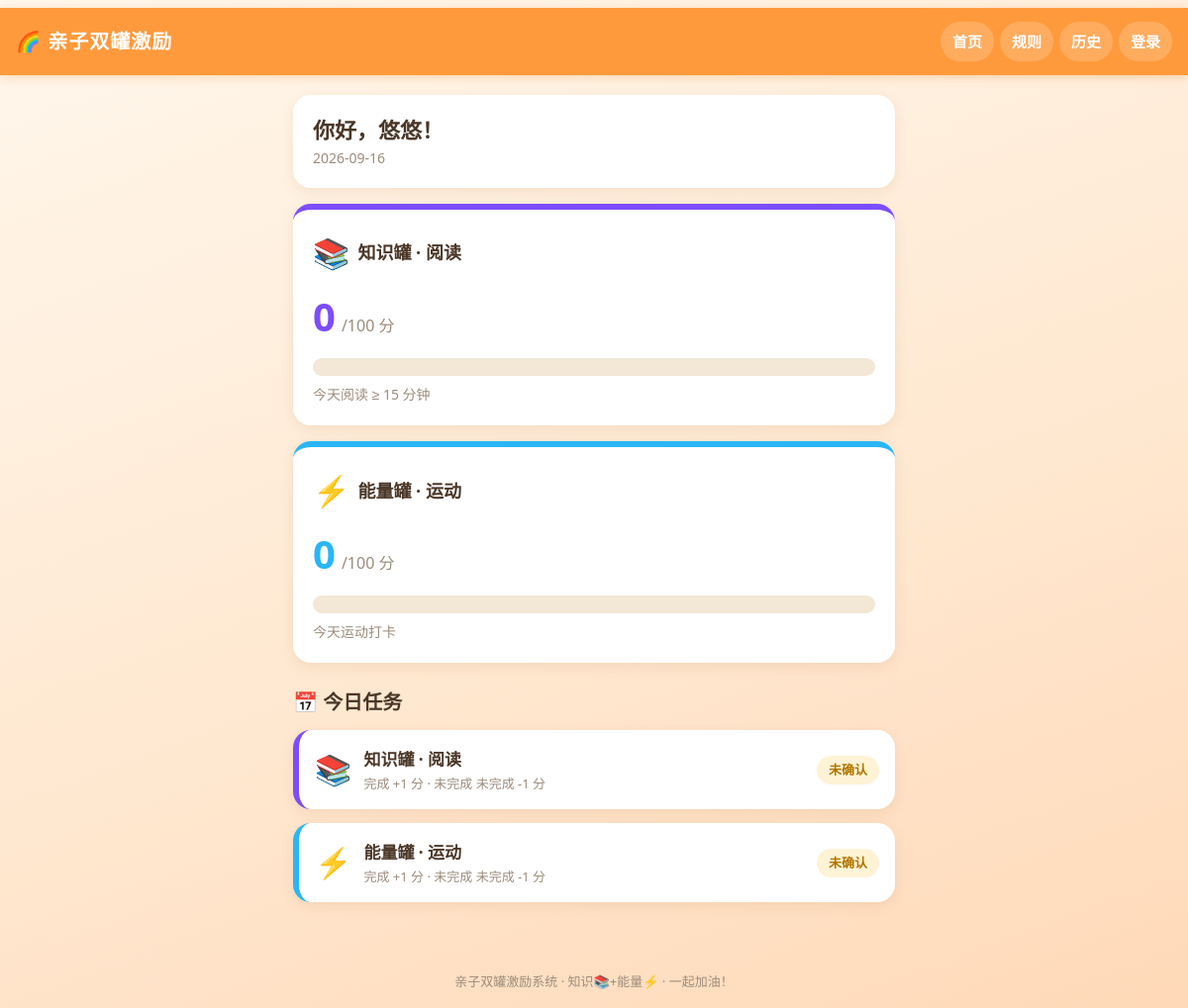
The page / on the database its author committed.
### tables this page shows
CREATE TABLE users (
  id            INTEGER PRIMARY KEY AUTOINCREMENT,
  username      TEXT NOT NULL UNIQUE,
  password_hash TEXT NOT NULL,
  role          TEXT NOT NULL CHECK(role IN ('parent','child')),
  created_at    TEXT NOT NULL DEFAULT (datetime('now','localtime'))
);

CREATE TABLE jars (
  id           INTEGER PRIMARY KEY AUTOINCREMENT,
  user_id      INTEGER NOT NULL REFERENCES users(id),
  jar_type     TEXT NOT NULL CHECK(jar_type IN ('knowledge','energy')),
  balance      INTEGER NOT NULL DEFAULT 0,
  max_balance  INTEGER NOT NULL DEFAULT 100,
  updated_at   TEXT NOT NULL DEFAULT (datetime('now','localtime')),
  UNIQUE(user_id, jar_type)
);

### app.py (the view)
    @app.route("/")
    def index():
        conn = get_db()
        role = session.get("role")
        if role == "parent":
            child_row = conn.execute(
                "SELECT * FROM users WHERE role='child' ORDER BY id LIMIT 1"
            ).fetchone()
            target = child_row
        elif role == "child":
            target = _load_user(session["user_id"])
        else:
            target = conn.execute(
                "SELECT * FROM users WHERE role='child' ORDER BY id LIMIT 1"
            ).fetchone()
        content = build_home(target)
        return render_template("index.html", **content)

### app.py (called while the page is built)
def today_str() -> str:
    return datetime.now().strftime("%Y-%m-%d")

def get_jar(uid: int, jar_type: str):
    row = get_db().execute(
        "SELECT * FROM jars WHERE user_id=? AND jar_type=?", (uid, jar_type)
    ).fetchone()
    if row is None:
        return {"user_id": uid, "jar_type": jar_type, "balance": 0,
                "max_balance": MAX_BALANCE}
    return row

def build_home(target):
    conn = get_db()
    if target is None:
        return {"target": None, "jars": None, "tasks": None,
                "today": today_str(), "status_names": STATUS_NAMES,
                "task_meta": TASK_META, "max_balance": MAX_BALANCE,
                "is_parent": session.get("role") == "parent"}
    date = today_str()
    jars = {jt: get_jar(target["id"], jt) for jt in JAR_TYPES}
    tasks = {}
    for jt in JAR_TYPES:
        t = conn.execute(
            "SELECT * FROM daily_tasks WHERE user_id=? AND task_date=? AND task_type=?",
            (target["id"], date, jt),
        ).fetchone()
        tasks[jt] = t
    return {
        "target": target, "jars": jars, "tasks": tasks, "today": date,
        "status_names": STATUS_NAMES, "task_meta": TASK_META,
        "max_balance": MAX_BALANCE,
        "is_parent": session.get("role") == "parent",
    }

### database.py (called while the page is built)
def connect_db(db_path=None):
    if db_path is None:
        db_path = current_app.config["DATABASE"]
    conn = sqlite3.connect(db_path)
    conn.row_factory = sqlite3.Row
    conn.execute("PRAGMA foreign_keys = ON")
    return conn

def get_db():
    if "db" not in g:
        g.db = connect_db()
    return g.db

### templates/index.html (shortened to what this page needs)
{% extends "base.html" %}
{% block content %}
{% if target is none %}
  <div class="empty-state">
    <div class="empty-emoji">🏆</div>
    <h2>还没有孩子账号</h2>
    <p>请家长先到「管理」页面创建一个孩子账号，然后让孩子登录开始攒分吧！</p>
    <a class="btn btn-primary" href="{{ url_for('parent') }}">去创建孩子账号</a>
  </div>
{% else %}
  <section class="hello-card">
    <h1>你好，{{ target['username'] }}{% if is_parent %}（家长视角·{{ target['username'] }}）{% endif %}！</h1>
    <p class="date-line">{{ today }}</p>
  </section>
  <section class="jar-cards">
    {% for jt in task_meta %}
    {% set jar = jars.get(jt) %}
    <div class="jar-card jar-{{ jt }}">
      <div class="jar-head">
        <span class="jar-emoji">{{ task_meta[jt]['emoji'] }}</span>
        <span class="jar-name">{{ task_meta[jt]['name'] }}</span>
      </div>
      <div class="jar-num">
        <strong>{{ jar['balance'] }}</strong><span class="jar-max">/{{ max_balance }} 分</span>
      </div>
      <div class="jar-bar"><div class="jar-bar-inner" style="width: {{ jar['balance'] * 100 // max_balance }}%"></div></div>
      <p class="jar-desc">{{ task_meta[jt]['desc'] }}</p>
    </div>
    {% endfor %}
  </section>
  <section class="today-tasks">
    <h2>📅 今日任务</h2>
    {% for jt in task_meta %}
    {% set t = tasks.get(jt) %}
    <div class="task-card task-{{ jt }}">
      <div class="task-line">
        <span class="task-emoji">{{ task_meta[jt]['emoji'] }}</span>
        <div class="task-info">
          <div class="task-title">{{ task_meta[jt]['name'] }}</div>
          <div class="task-reward">{{ task_meta[jt]['reward_desc'] }} · 未完成 {{ task_meta[jt]['penalty_desc'] }}</div>
        </div>
        {% if t %}
          <span class="status-badge status-{{ t['status'] }}">{{ status_names[t['status']] }}</span>
        {% else %}
          <span class="status-badge status-pending">未确认</span>
        {% endif %}
      </div>
    </div>
    {% endfor %}
  </section>
{% endif %}
{% endblock %}

### static/style.css (style rules this page uses)
:root { --bg: #fff7ec; --card: #ffffff; --primary: #ff9a3c; --primary-dark: #f07800; --ok: #4caf50; --fail: #e5534b; --text: #4a3728; --muted: #9b8c7c; --radius: 18px; }
* { box-sizing: border-box; margin: 0; padding: 0; }
html, body { max-width: 100%; overflow-x: hidden; }
body { font-family: "PingFang SC", "Hiragino Sans GB", "Microsoft YaHei", system-ui, sans-serif; background: linear-gradient(160deg, #fff7ec 0%, #ffe7cf 60%, #ffd9b8 100%); color: var(--text); font-size: 16px; line-height: 1.6; min-height: 100vh; display: flex; flex-direction: column; }
.hello-card { background: var(--card); border-radius: var(--radius); padding: 18px 20px; margin-bottom: 16px; box-shadow: 0 4px 14px rgba(150, 90, 20, 0.10); }
.hello-card h1 { font-size: 22px; }
.date-line { color: var(--muted); font-size: 14px; }
.jar-cards { display: flex; flex-direction: column; gap: 16px; margin-bottom: 24px; }
.jar-card { background: var(--card); border-radius: var(--radius); padding: 20px; box-shadow: 0 4px 14px rgba(150, 90, 20, 0.10); border-top: 6px solid var(--jar-color, var(--primary)); }
.jar-knowledge { --jar-color: #7c4dff; }
.jar-energy { --jar-color: #29b6f6; }
.jar-head { display: flex; align-items: center; gap: 8px; }
.jar-emoji { font-size: 30px; }
.jar-name { font-size: 18px; font-weight: 800; }
.jar-num { margin: 8px 0 10px; }
.jar-num strong { font-size: 40px; color: var(--jar-color, var(--primary)); }
.jar-max { color: var(--muted); font-size: 16px; margin-left: 6px; }
.jar-bar { height: 18px; background: #f3e7d5; border-radius: 999px; overflow: hidden; }
.jar-desc { color: var(--muted); font-size: 14px; margin-top: 8px; }
.today-tasks h2 { font-size: 20px; margin-bottom: 12px; }
.task-card { background: var(--card); border-radius: var(--radius); padding: 16px; margin-bottom: 14px; box-shadow: 0 4px 14px rgba(150, 90, 20, 0.10); border-left: 6px solid var(--jar-color, var(--primary)); }
.task-knowledge { --jar-color: #7c4dff; }
.task-energy { --jar-color: #29b6f6; }
.task-line { display: flex; align-items: center; gap: 12px; flex-wrap: wrap; }
.task-emoji { font-size: 30px; }
.task-info { flex: 1; min-width: 0; }
.task-title { font-weight: 800; font-size: 17px; }
.task-reward { color: var(--muted); font-size: 13px; }
.status-badge { display: inline-block; padding: 4px 12px; border-radius: 999px; font-size: 13px; font-weight: 700; white-space: nowrap; }
.status-pending { background: #fff3d6; color: #b07600; }
@media (min-width: 768px) { body { padding-top: 8px; } }

### rows shown on the page
users: username "悠悠"
jars: balance "0"
jars: balance "0"

### other values the page prints
{{ today }} "2026-09-16"
{{ task_meta[jt]['emoji'] }} "📚" "⚡"
{{ task_meta[jt]['name'] }} "知识罐 · 阅读" "能量罐 · 运动"
{{ max_balance }} "100" "100"
{{ task_meta[jt]['desc'] }} "今天阅读 ≥ 15 分钟" "今天运动打卡"
{{ task_meta[jt]['reward_desc'] }} "完成 +1 分" "完成 +1 分"
{{ task_meta[jt]['penalty_desc'] }} "未完成 -1 分" "未完成 -1 分"
